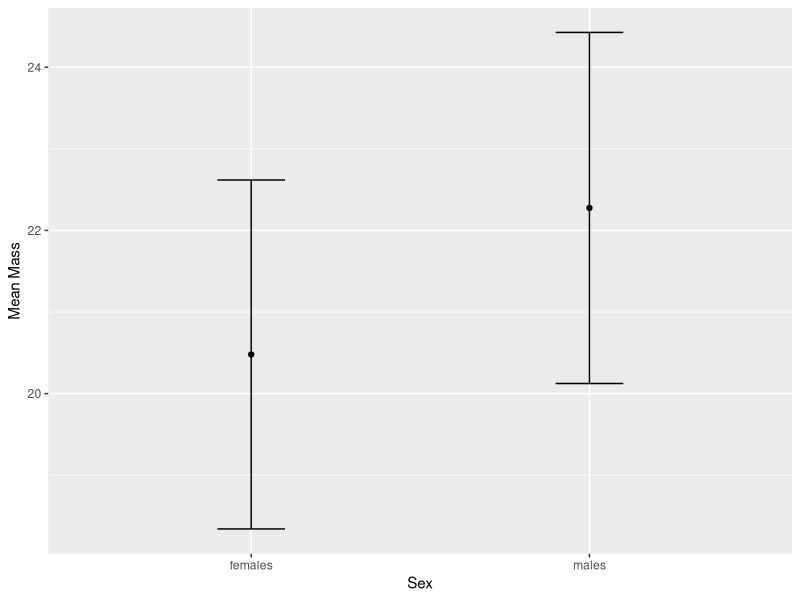

The R script that drew this image:

# reading in the chaff.txt data

chaff <- read.table("./data/chaff.txt", header = T)

# reformatting the data into tidy format and writing to file

library(tidyverse)

tidy_chaff <- chaff %>%
  pivot_longer(names_to = "sex", 
               values_to = "mass",
               cols = everything())

file <-  "./data/tidy_chaff.txt"
write.table(tidy_chaff, 
            file, 
            quote = FALSE,
            row.names = FALSE)

# summarise and analyse - whether there is a difference in mass between male and female chaffinches

summary_chaff <- tidy_chaff %>% group_by(sex) %>%
  summarise(mean = mean(mass), 
            n = length(mass),
            sd = sd(mass))

# visualising the summary data 

fig1 <- ggplot(summary_chaff, aes(x = sex, y = mean)) + 
  geom_errorbar(mapping = aes(ymin = mean - sd, ymax = mean + sd), width = 0.2) +
  geom_point() +
  xlab("Sex") +
  ylab("Mean Mass")

# figure saving settings
units <- "in"  
fig_w <- 3.5
fig_h <- fig_w
dpi <- 300
device <- "tiff" 


# saving the first figure to the figure folder

ggsave("./figures/fig1.tiff",
       plot = fig1,
       device = device,
       width = fig_w,
       height = fig_h,
       units = units,
       dpi = dpi)








# Making some changes 
fig2 <- ggplot(summary_chaff, aes(x = sex, y = mean, col= "red")) + 
  geom_errorbar(mapping = aes(ymin = mean - sd, ymax = mean + sd), width = 0.2) +
  geom_point() +
  xlab("Sex") +
  ylab("Mean Mass")



